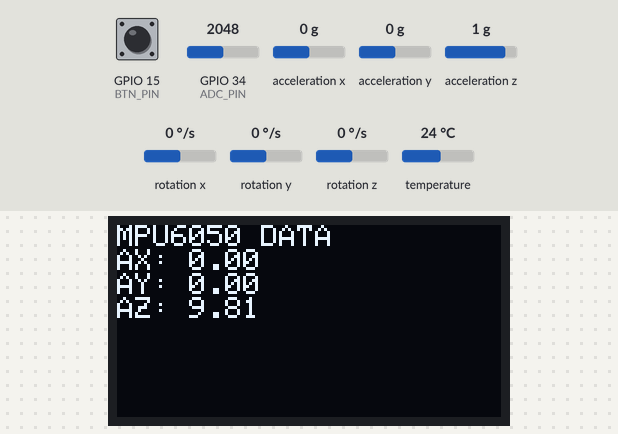
Bench run of a sketch on a simulated ESP32. Parts: 128×64 one-colour display. The inputs (shaded band) are chosen by the test bench; at power-on: acceleration x 0 g, GPIO 15 (BTN_PIN) HIGH, GPIO 34 (ADC_PIN) = 2048, acceleration y 0 g, acceleration z 1 g, rotation x 0 °/s, rotation y 0 °/s, rotation z 0 °/s, temperature 24 °C (analog values on the 0–4095 scale). What the sketch prints to the serial monitor is not drawn.

Above: at 1.2 s.
1.3 s: acceleration x set to -1.4 g
At 2.0 s:
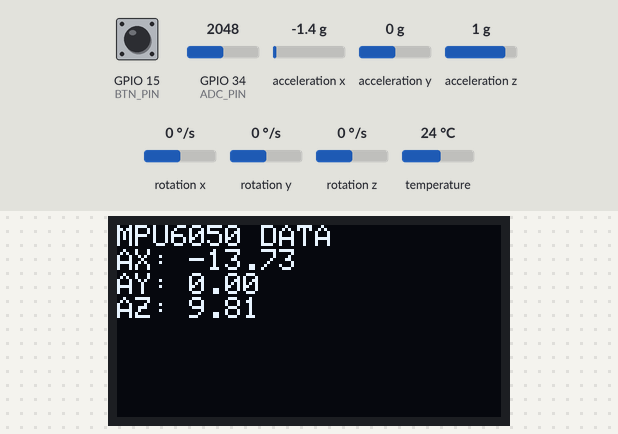
3.1 s: GPIO 15 (BTN_PIN) pulled LOW for 0.25 s
At 3.5 s:
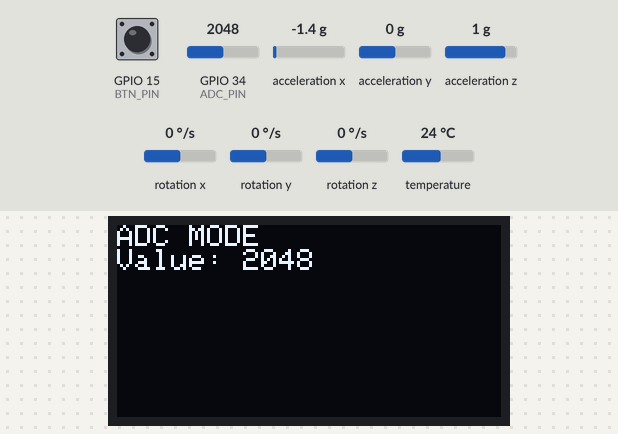
4.8 s: GPIO 34 (ADC_PIN) set to 2866
At 6.4 s:
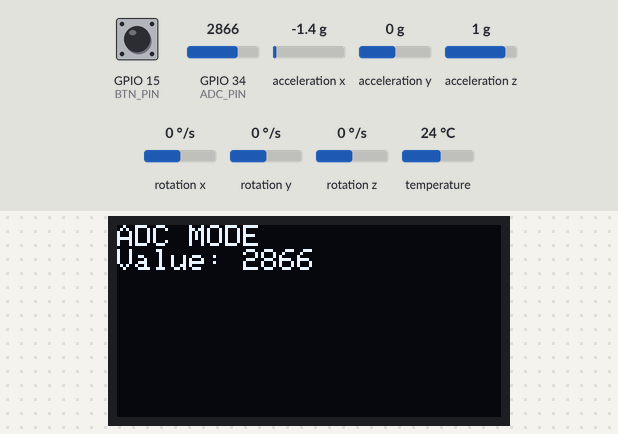
6.8 s: GPIO 34 (ADC_PIN) set to 3972
At 8.1 s:
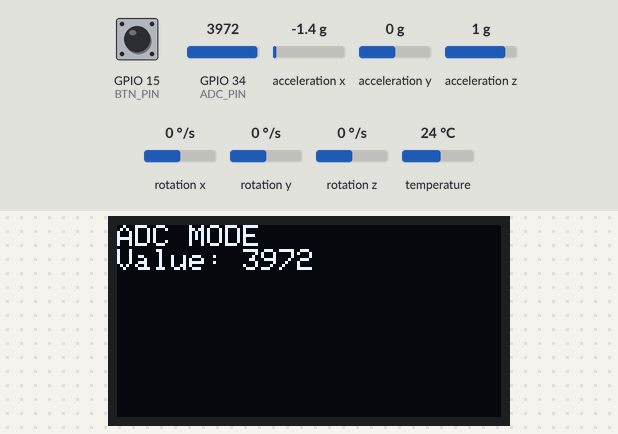
8.9 s: GPIO 34 (ADC_PIN) set to 1228
At 9.8 s:
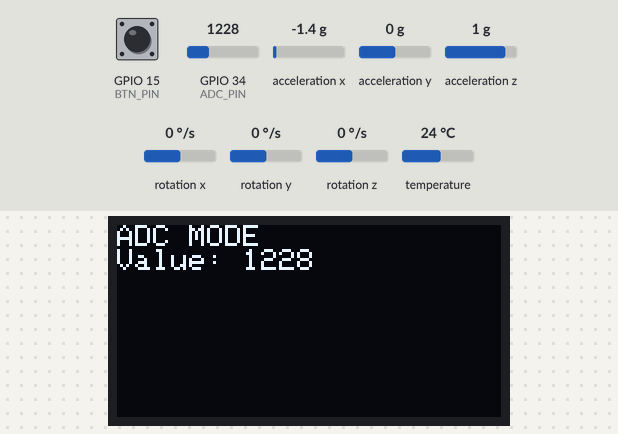
11.0 s: GPIO 15 (BTN_PIN) pulled LOW for 1 s
At 11.4 s:
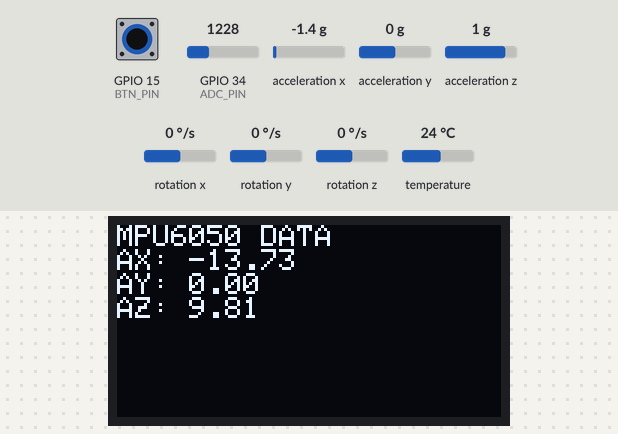
Timing chart, 0 to 14.0 s (numbered marks = the images above; inputs shaded):
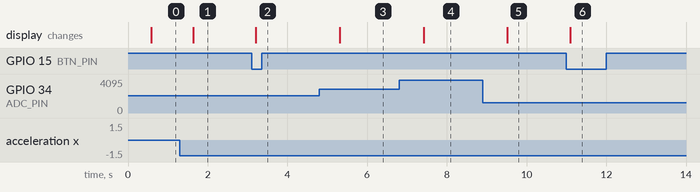

Measured:
- after the input at 1.3 s, the display: changes after 0.33 s (image 1)
- after the input at 3.1 s, the display: changes after 0.11 s (image 2)
- after the input at 4.8 s, the display: changes after 0.51 s (image 3)
- after the input at 6.8 s, the display: changes after 0.62 s (image 4)
- after the input at 8.9 s, the display: changes after 0.62 s (image 5)
- after the input at 11.0 s, the display: changes after 0.10 s (image 6)

The sketch:

sketch_1_.ino
```cpp
#include <Arduino.h>
#include <Wire.h>
#include <Adafruit_MPU6050.h>
#include <Adafruit_Sensor.h>
#include <Adafruit_GFX.h>
#include <Adafruit_SSD1306.h>

/* ================= CONSTANTS ================= */
#define SCREEN_WIDTH 128
#define SCREEN_HEIGHT 64

#define I2C_SDA   21
#define I2C_SCL   22

#define ADC_PIN   34
#define BTN_PIN   15

/* ================= OBJECTS ================= */
Adafruit_SSD1306 display(SCREEN_WIDTH, SCREEN_HEIGHT, &Wire, -1);
Adafruit_MPU6050 mpu;

/* ================= GLOBAL DATA ================= */
volatile bool displayMode = true;   // true = MPU, false = ADC
volatile int adcValue = 0;

sensors_event_t accel, gyro, temp;

/* ================= BUTTON ISR ================= */
void IRAM_ATTR buttonISR() {
  static unsigned long lastTime = 0;
  unsigned long now = millis();
  if (now - lastTime > 300) {
    displayMode = !displayMode;
    lastTime = now;
  }
}

/* ================= TASK: MPU6050 ================= */
void taskMPU(void *pvParameters) {
  while (1) {
    mpu.getEvent(&accel, &gyro, &temp);
    vTaskDelay(pdMS_TO_TICKS(200));
  }
}

/* ================= TASK: ADC ================= */
void taskADC(void *pvParameters) {
  while (1) {
    adcValue = analogRead(ADC_PIN);
    Serial.print("ADC RAW: ");
    Serial.println(adcValue);
    vTaskDelay(pdMS_TO_TICKS(300));
  }
}

/* ================= TASK: DISPLAY ================= */
void taskDisplay(void *pvParameters) {

  vTaskDelay(pdMS_TO_TICKS(500)); // allow I2C to stabilize

  while (1) {
    display.clearDisplay();
    display.setTextSize(1);
    display.setTextColor(SSD1306_WHITE);
    display.setCursor(0, 0);

    if (displayMode) {
      display.println("MPU6050 DATA");
      display.print("AX: "); display.println(accel.acceleration.x);
      display.print("AY: "); display.println(accel.acceleration.y);
      display.print("AZ: "); display.println(accel.acceleration.z);
    } else {
      display.println("ADC MODE");
      display.print("Value: ");
      display.println(adcValue);
    }

    display.display();
    vTaskDelay(pdMS_TO_TICKS(500));
  }
}

/* ================= SETUP ================= */
void setup() {
  Serial.begin(115200);

  /* ---- ADC CONFIG (CRITICAL FOR ESP32 + WOKWI) ---- */
  analogReadResolution(12);        // 0–4095
  analogSetAttenuation(ADC_11db);  // Full 0–3.3V range

  /* ---- Button ---- */
  pinMode(BTN_PIN, INPUT_PULLUP);
  attachInterrupt(BTN_PIN, buttonISR, FALLING);

  /* ---- I2C ---- */
  Wire.begin(I2C_SDA, I2C_SCL);

  /* ---- OLED ---- */
  if (!display.begin(SSD1306_SWITCHCAPVCC, 0x3C)) {
    Serial.println("SSD1306 NOT FOUND");
    while (1);
  }

  /* ---- MPU6050 ---- */
  if (!mpu.begin()) {
    Serial.println("MPU6050 NOT FOUND");
    while (1);
  }

  display.clearDisplay();
  display.display();

  /* ---- FreeRTOS Tasks ---- */
  xTaskCreate(taskMPU, "MPU Task", 4096, NULL, 2, NULL);
  xTaskCreate(taskADC, "ADC Task", 2048, NULL, 1, NULL);
  xTaskCreate(taskDisplay, "Display Task", 4096, NULL, 1, NULL);
}

/* ================= LOOP ================= */
void loop() {
  vTaskDelay(portMAX_DELAY); // FreeRTOS runs everything
}
```
